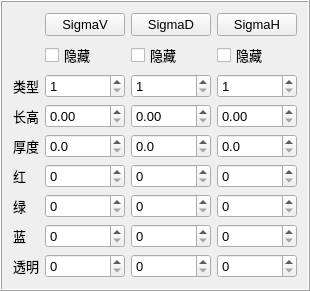
       <widget class="QFrame" name="frame_2">
        <property name="geometry">
         <rect>
          <x>0</x>
          <y>350</y>
          <width>271</width>
          <height>281</height>
         </rect>
        </property>
        <property name="frameShape">
         <enum>QFrame::Shape::Box</enum>
        </property>
        <property name="frameShadow">
         <enum>QFrame::Shadow::Raised</enum>
        </property>
        <layout class="QGridLayout" name="gridLayout_13">
         <item row="0" column="0">
          <layout class="QGridLayout" name="gridLayout_11">
           <item row="1" column="1">
            <widget class="QCheckBox" name="checkBox_SigmaV_Hide">
             <property name="font">
              <font>
               <pointsize>10</pointsize>
              </font>
             </property>
             <property name="text">
              <string>隐藏</string>
             </property>
            </widget>
           </item>
           <item row="8" column="1">
            <widget class="QSpinBox" name="spinBox_V_opacity">
             <property name="font">
              <font>
               <pointsize>10</pointsize>
              </font>
             </property>
             <property name="maximum">
              <number>255</number>
             </property>
             <property name="singleStep">
              <number>15</number>
             </property>
            </widget>
           </item>
           <item row="2" column="2">
            <widget class="QSpinBox" name="spinBox_D_type">
             <property name="font">
              <font>
               <pointsize>10</pointsize>
              </font>
             </property>
             <property name="minimum">
              <number>1</number>
             </property>
             <property name="maximum">
              <number>2</number>
             </property>
             <property name="singleStep">
              <number>1</number>
             </property>
            </widget>
           </item>
           <item row="7" column="1">
            <widget class="QSpinBox" name="spinBox_V_blue">
             <property name="font">
              <font>
               <pointsize>10</pointsize>
              </font>
             </property>
             <property name="maximum">
              <number>255</number>
             </property>
             <property name="singleStep">
              <number>3</number>
             </property>
            </widget>
           </item>
           <item row="7" column="2">
            <widget class="QSpinBox" name="spinBox_D_blue">
             <property name="font">
              <font>
               <pointsize>10</pointsize>
              </font>
             </property>
             <property name="maximum">
              <number>255</number>
             </property>
             <property name="singleStep">
              <number>3</number>
             </property>
            </widget>
           </item>
           <item row="3" column="3">
            <widget class="QDoubleSpinBox" name="doubleSpinBox_H_length">
             <property name="font">
              <font>
               <pointsize>10</pointsize>
              </font>
             </property>
             <property name="decimals">
              <number>2</number>
             </property>
             <property name="singleStep">
              <double>0.100000000000000</double>
             </property>
            </widget>
           </item>
           <item row="5" column="1">
            <widget class="QSpinBox" name="spinBox_V_red">
             <property name="font">
              <font>
               <pointsize>10</pointsize>
              </font>
             </property>
             <property name="maximum">
              <number>255</number>
             </property>
             <property name="singleStep">
              <number>3</number>
             </property>
            </widget>
           </item>
           <item row="8" column="0">
            <widget class="QLabel" name="label_25">
             <property name="font">
              <font>
               <pointsize>10</pointsize>
              </font>
             </property>
             <property name="text">
              <string>透明</string>
             </property>
            </widget>
           </item>
           <item row="4" column="3">
            <widget class="QDoubleSpinBox" name="doubleSpinBox_H_thickness">
             <property name="font">
              <font>
               <pointsize>10</pointsize>
              </font>
             </property>
             <property name="decimals">
              <number>1</number>
             </property>
             <property name="singleStep">
              <double>0.100000000000000</double>
             </property>
            </widget>
           </item>
           <item row="3" column="1">
            <widget class="QDoubleSpinBox" name="doubleSpinBox_V_length">
             <property name="font">
              <font>
               <pointsize>10</pointsize>
              </font>
             </property>
             <property name="decimals">
              <number>2</number>
             </property>
             <property name="singleStep">
              <double>0.100000000000000</double>
             </property>
            </widget>
           </item>
           <item row="5" column="2">
            <widget class="QSpinBox" name="spinBox_D_red">
             <property name="font">
              <font>
               <pointsize>10</pointsize>
              </font>
             </property>
             <property name="maximum">
              <number>255</number>
             </property>
             <property name="singleStep">
              <number>3</number>
             </property>
            </widget>
           </item>
           <item row="7" column="3">
            <widget class="QSpinBox" name="spinBox_H_blue">
             <property name="font">
              <font>
               <pointsize>10</pointsize>
              </font>
             </property>
             <property name="maximum">
              <number>255</number>
             </property>
             <property name="singleStep">
              <number>3</number>
             </property>
            </widget>
           </item>
           <item row="2" column="1">
            <widget class="QSpinBox" name="spinBox_V_type">
             <property name="font">
              <font>
               <pointsize>10</pointsize>
              </font>
             </property>
             <property name="minimum">
              <number>1</number>
             </property>
             <property name="maximum">
              <number>2</number>
             </property>
             <property name="singleStep">
              <number>1</number>
             </property>
            </widget>
           </item>
           <item row="1" column="3">
            <widget class="QCheckBox" name="checkBox_SigmaH_Hide">
             <property name="font">
              <font>
               <pointsize>10</pointsize>
              </font>
             </property>
             <property name="text">
              <string>隐藏</string>
             </property>
            </widget>
           </item>
           <item row="7" column="0">
            <widget class="QLabel" name="label_8">
             <property name="font">
              <font>
               <pointsize>10</pointsize>
              </font>
             </property>
             <property name="text">
              <string>蓝</string>
             </property>
            </widget>
           </item>
           <item row="2" column="3">
            <widget class="QSpinBox" name="spinBox_H_type">
             <property name="font">
              <font>
               <pointsize>10</pointsize>
              </font>
             </property>
             <property name="minimum">
              <number>1</number>
             </property>
             <property name="maximum">
              <number>2</number>
             </property>
             <property name="singleStep">
              <number>1</number>
             </property>
            </widget>
           </item>
           <item row="4" column="2">
            <widget class="QDoubleSpinBox" name="doubleSpinBox_D_thickness">
             <property name="font">
              <font>
               <pointsize>10</pointsize>
              </font>
             </property>
             <property name="decimals">
              <number>1</number>
             </property>
             <property name="singleStep">
              <double>0.100000000000000</double>
             </property>
            </widget>
           </item>
           <item row="3" column="2">
            <widget class="QDoubleSpinBox" name="doubleSpinBox_D_length">
             <property name="font">
              <font>
               <pointsize>10</pointsize>
              </font>
             </property>
             <property name="decimals">
              <number>2</number>
             </property>
             <property name="singleStep">
              <double>0.100000000000000</double>
             </property>
            </widget>
           </item>
           <item row="6" column="3">
            <widget class="QSpinBox" name="spinBox_H_green">
             <property name="font">
              <font>
               <pointsize>10</pointsize>
              </font>
             </property>
             <property name="maximum">
              <number>255</number>
             </property>
             <property name="singleStep">
              <number>3</number>
             </property>
            </widget>
           </item>
           <item row="8" column="2">
            <widget class="QSpinBox" name="spinBox_D_opacity">
             <property name="font">
              <font>
               <pointsize>10</pointsize>
              </font>
             </property>
             <property name="maximum">
              <number>255</number>
             </property>
             <property name="singleStep">
              <number>15</number>
             </property>
            </widget>
           </item>
           <item row="6" column="2">
            <widget class="QSpinBox" name="spinBox_D_green">
             <property name="font">
              <font>
               <pointsize>10</pointsize>
              </font>
             </property>
             <property name="maximum">
              <number>255</number>
             </property>
             <property name="singleStep">
              <number>3</number>
             </property>
            </widget>
           </item>
           <item row="6" column="1">
            <widget class="QSpinBox" name="spinBox_V_green">
             <property name="font">
              <font>
               <pointsize>10</pointsize>
              </font>
             </property>
             <property name="maximum">
              <number>255</number>
             </property>
             <property name="singleStep">
              <number>3</number>
             </property>
            </widget>
           </item>
           <item row="8" column="3">
            <widget class="QSpinBox" name="spinBox_H_opacity">
             <property name="font">
              <font>
               <pointsize>10</pointsize>
              </font>
             </property>
             <property name="maximum">
              <number>255</number>
             </property>
             <property name="singleStep">
              <number>15</number>
             </property>
            </widget>
           </item>
           <item row="2" column="0">
            <widget class="QLabel" name="label_36">
             <property name="font">
              <font>
               <pointsize>10</pointsize>
              </font>
             </property>
             <property name="text">
              <string>类型</string>
             </property>
            </widget>
           </item>
           <item row="3" column="0">
            <widget class="QLabel" name="label_29">
             <property name="font">
              <font>
               <pointsize>10</pointsize>
              </font>
             </property>
             <property name="text">
              <string>长高</string>
             </property>
            </widget>
           </item>
           <item row="0" column="1">
            <widget class="QPushButton" name="pushButton_V">
             <property name="font">
              <font>
               <pointsize>10</pointsize>
              </font>
             </property>
             <property name="text">
              <string>SigmaV</string>
             </property>
            </widget>
           </item>
           <item row="4" column="1">
            <widget class="QDoubleSpinBox" name="doubleSpinBox_V_thickness">
             <property name="font">
              <font>
               <pointsize>10</pointsize>
              </font>
             </property>
             <property name="decimals">
              <number>1</number>
             </property>
             <property name="singleStep">
              <double>0.100000000000000</double>
             </property>
            </widget>
           </item>
           <item row="5" column="0">
            <widget class="QLabel" name="label">
             <property name="font">
              <font>
               <pointsize>10</pointsize>
              </font>
             </property>
             <property name="text">
              <string>红</string>
             </property>
            </widget>
           </item>
           <item row="1" column="2">
            <widget class="QCheckBox" name="checkBox_SigmaD_Hide">
             <property name="enabled">
              <bool>true</bool>
             </property>
             <property name="font">
              <font>
               <pointsize>10</pointsize>
              </font>
             </property>
             <property name="text">
              <string>隐藏</string>
             </property>
             <property name="checkable">
              <bool>true</bool>
             </property>
             <property name="checked">
              <bool>false</bool>
             </property>
             <property name="tristate">
              <bool>false</bool>
             </property>
            </widget>
           </item>
           <item row="0" column="2">
            <widget class="QPushButton" name="pushButton_D">
             <property name="font">
              <font>
               <pointsize>10</pointsize>
              </font>
             </property>
             <property name="text">
              <string>SigmaD</string>
             </property>
            </widget>
           </item>
           <item row="5" column="3">
            <widget class="QSpinBox" name="spinBox_H_red">
             <property name="font">
              <font>
               <pointsize>10</pointsize>
              </font>
             </property>
             <property name="maximum">
              <number>255</number>
             </property>
             <property name="singleStep">
              <number>3</number>
             </property>
            </widget>
           </item>
           <item row="0" column="3">
            <widget class="QPushButton" name="pushButton_H">
             <property name="font">
              <font>
               <pointsize>10</pointsize>
              </font>
             </property>
             <property name="text">
              <string>SigmaH</string>
             </property>
            </widget>
           </item>
           <item row="4" column="0">
            <widget class="QLabel" name="label_24">
             <property name="font">
              <font>
               <pointsize>10</pointsize>
              </font>
             </property>
             <property name="text">
              <string>厚度</string>
             </property>
            </widget>
           </item>
           <item row="6" column="0">
            <widget class="QLabel" name="label_7">
             <property name="font">
              <font>
               <pointsize>10</pointsize>
              </font>
             </property>
             <property name="text">
              <string>绿</string>
             </property>
            </widget>
           </item>
          </layout>
         </item>
        </layout>
       </widget>
